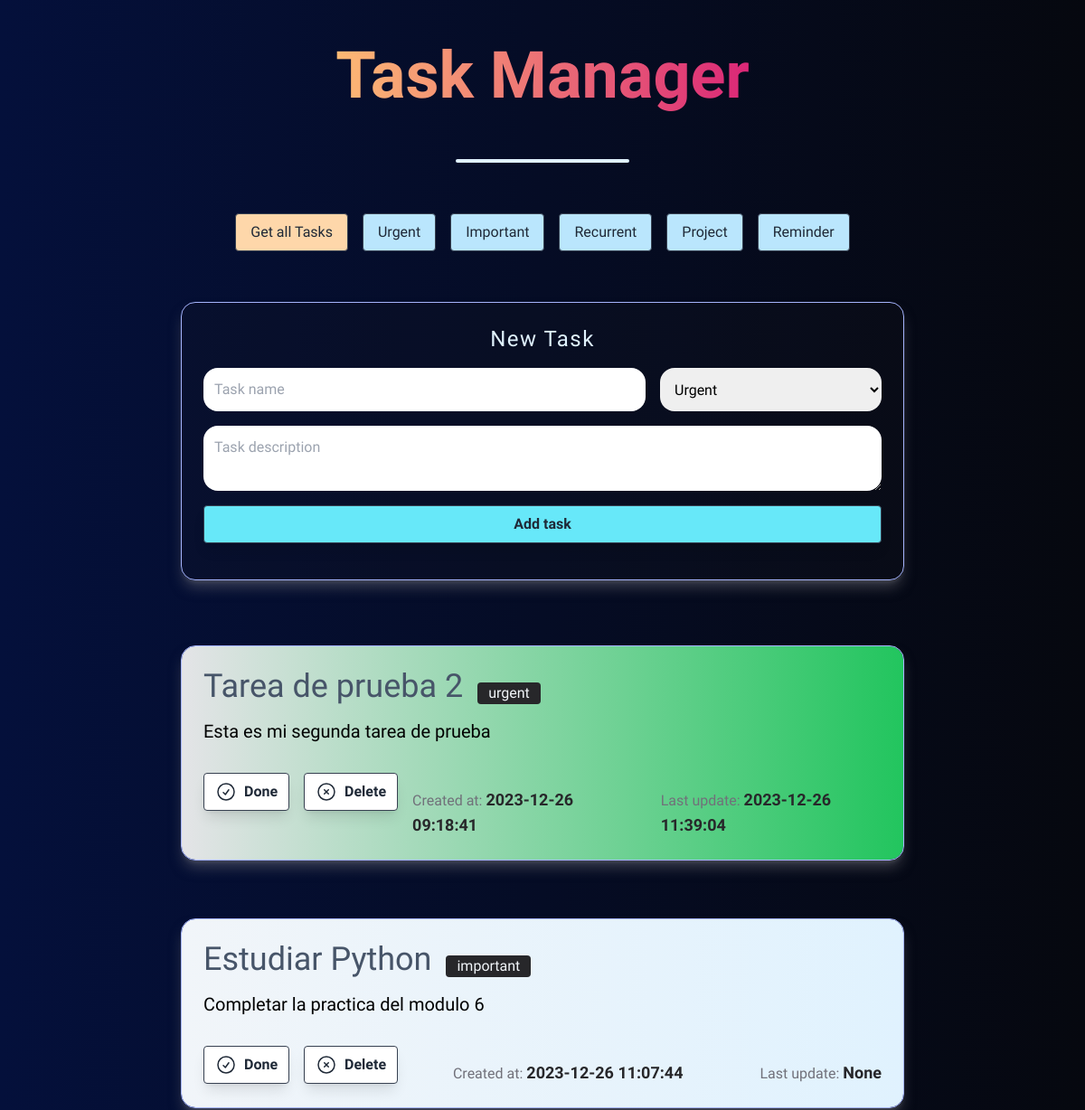
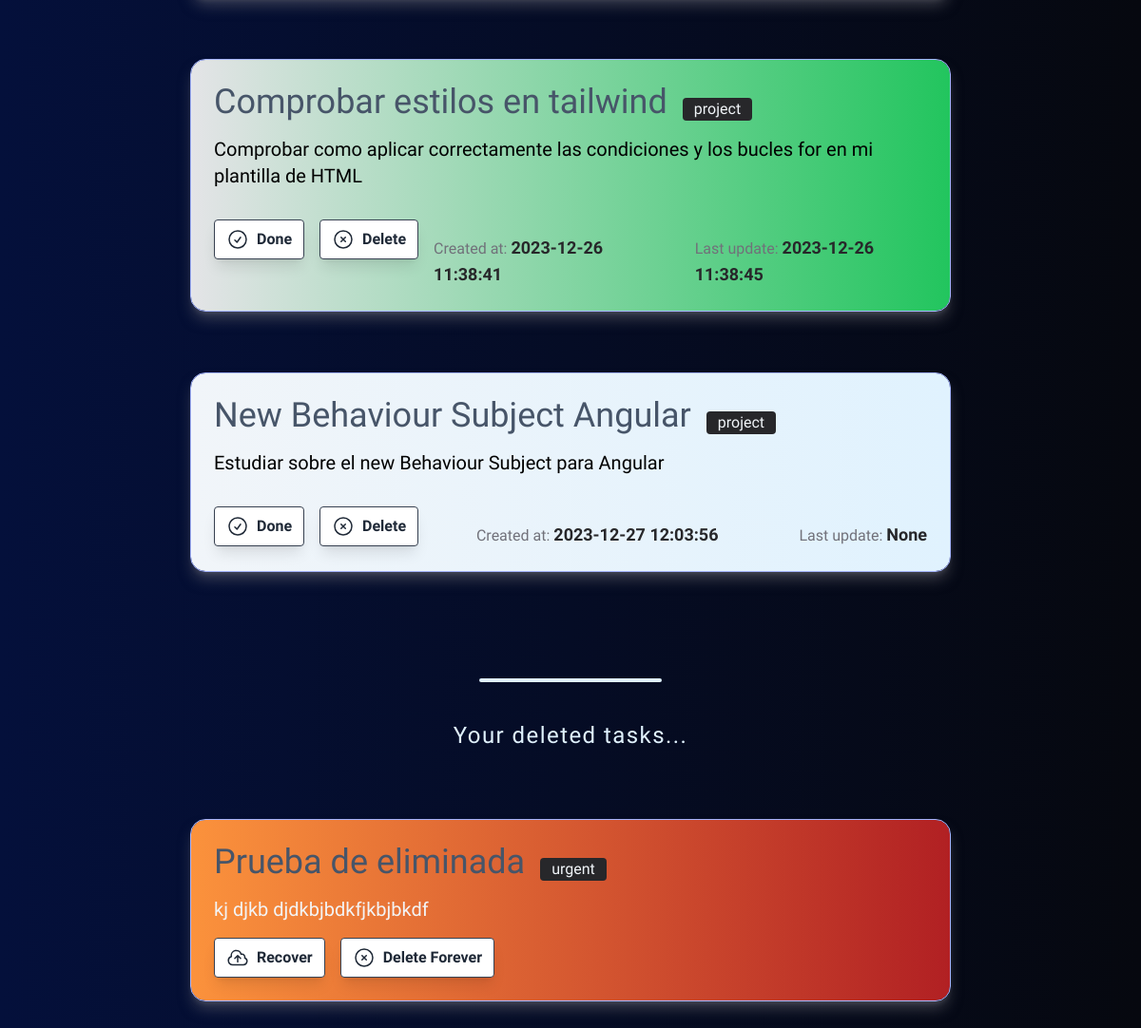
The page / on the database its author committed (2 pictures, top to bottom).
### mod_6/task_manager_beta/models.py (models this page shows, shortened)
class Task(db.Base):
    __tablename__ = "tasks"
    __table_args__={ "sqlite_autoincrement" : True}
    task_id = Column(Integer, primary_key=True)
    name = Column(String(100), nullable=False)
    description = Column(String(250))
    category = Column(String, nullable=False)
    is_done = Column(Boolean, nullable=False, default=False)
    created_at = Column(DateTime(timezone=True), server_default=func.now())
    updated_at = Column(DateTime(timezone=True), onupdate=func.now())
    deleted_at = Column(Boolean, nullable=False, default=False) # Manejo de soft-delete

### mod_6/task_manager_beta/main.py (the view)
@app.route("/")
def home():
    task_list = db.session.query(Task).filter(Task.deleted_at != 1).all()
    deleted_task_list = db.session.query(Task).filter(Task.deleted_at == 1).all()
    return render_template("index.html", task_list=task_list, deleted_task_list=deleted_task_list)

### mod_6/task_manager_beta/templates/index.html (shortened to what this page needs)
<!DOCTYPE html>
<html lang="en">
<head>
    <link rel="stylesheet" href="{{url_for('static', filename='main.css')}}">
    <script src="https://cdn.tailwindcss.com"></script>
</head>
<body>
    <main>
        <div class="flex flex-col mb-4">
            <div class="font-black text-7xl text-center mt-12 mb-4">
                <span class="bg-clip-text text-transparent bg-gradient-to-r from-orange-300 to-pink-600 cursor-pointer">Task Manager</span>
            </div>
            <hr class="w-48 h-1 mx-auto my-4 bg-sky-100 border-0 rounded md:my-10 dark:bg-gray-700">
        </div>
    </main>
    <div class="flex justify-center gap-x-4 mb-10">
        <a href="/"><button class="bg-orange-200 hover:bg-sky-800 text-gray-800 hover:text-slate-100 py-2 px-4 mb-4 border border-gray-700 rounded">Get all Tasks</button></a>
        <a href="/category/urgent"><button class="bg-sky-200 hover:bg-sky-800 text-gray-800 hover:text-slate-100 py-2 px-4 mb-4 border border-gray-700 rounded">Urgent</button></a>
        <a href="/category/important"><button class="bg-sky-200 hover:bg-sky-800 text-gray-800 hover:text-slate-100 py-2 px-4 mb-4 border border-gray-700 rounded">Important</button></a>
        <a href="/category/recurrent"><button class="bg-sky-200 hover:bg-sky-800 text-gray-800 hover:text-slate-100 py-2 px-4 mb-4 border border-gray-700 rounded">Recurrent</button></a>
        <a href="/category/project"><button class="bg-sky-200 hover:bg-sky-800 text-gray-800 hover:text-slate-100 py-2 px-4 mb-4 border border-gray-700 rounded">Project</button></a>
        <a href="/category/reminder"><button class="bg-sky-200 hover:bg-sky-800 text-gray-800 hover:text-slate-100 py-2 px-4 mb-4 border border-gray-700 rounded">Reminder</button></a>
    </div>
    <div class="flex justify-center">
        <section class="mx-20 w-8/12">
            <form action="/create-task" method="post" class="bg-zinc-900/20 flex flex-col justify-center p-6 border border-indigo-300 gap-y-4 rounded-2xl shadow-lg shadow-zinc-500/50">
                <h4 class="text-center text-2xl text-sky-100 tracking-[.06em]">New Task</h4>
                <div class="flex gap-x-4 justify-center">
                    <input type="text" name="name" placeholder="Task name" autofocus class="form-control p-3 rounded-2xl flex-1"/>
                    <select name="category" class="form-control p-3 rounded-2xl">
                        <option value="urgent">Urgent</option>
                    </select>
                </div>
                <textarea name="description" placeholder="Task description" class="form-control p-3 rounded-2xl"></textarea>
                <button type="submit" class="bg-cyan-300 hover:bg-cyan-500 text-gray-800 hover:text-slate-100 font-semibold py-2 px-4 mb-4 border border-gray-700 rounded shadow-lg">Add task</button>
            </form>
        </section>
    </div>
    <section>
        <div class="flex justify-center">
        <ul class="tasks-card-list my-10 flex flex-col w-8/12">
            {% for task in task_list %}
            <li class="my-8 card border border-indigo-300 rounded-2xl shadow-lg shadow-zinc-500/50
            {% if (task.is_done == 1) %} bg-clip-content bg-gradient-to-r from-zinc-200 to-green-500
            {% else %} bg-clip-content bg-gradient-to-r from-slate-100 to-sky-100 {% endif %}">
                <div class="p-6">
                <div class="flex gap-x-4 items-center">
                    <h4 class="text-4xl text-slate-600 mb-4">{{task.name}}</h4>
                    <h6 class="bg-zinc-800 text-slate-100 text-l rounded px-3">{{task.category}}</h6>
                </div>
                <p class="mb-8 text-xl">{{task.description}}</p>
                <div class="flex justify-between">
                    <div class="flex gap-x-4">
                        <a href="/is-done/{{task.task_id}}">
                        <button class="bg-white flex gap-x-2 hover:bg-green-300 text-gray-800 font-semibold py-2 px-3 border border-gray-700 rounded shadow-lg">
                            <svg xmlns="http://www.w3.org/2000/svg" fill="none" viewBox="0 0 24 24" stroke-width="1.5" stroke="currentColor" class="w-6 h-6">
                                <path stroke-linecap="round" stroke-linejoin="round" d="M9 12.75 11.25 15 15 9.75M21 12a9 9 0 1 1-18 0 9 9 0 0 1 18 0Z" />
                            </svg>
                            Done</button></a>
                        <div class="flex">
                            <a href="/soft-delete/{{task.task_id}}">
                            <button class="flex gap-x-2 bg-white hover:bg-pink-500 text-gray-800 font-semibold py-2 px-3 border border-gray-700 rounded shadow-lg">
                                <svg xmlns="http://www.w3.org/2000/svg" fill="none" viewBox="0 0 24 24" stroke-width="1.5" stroke="currentColor" class="w-6 h-6">
                                    <path stroke-linecap="round" stroke-linejoin="round" d="m9.75 9.75 4.5 4.5m0-4.5-4.5 4.5M21 12a9 9 0 1 1-18 0 9 9 0 0 1 18 0Z" />
                                </svg>
                                Delete
                            </button></a>
                        </div>
                    </div>
                    <p class="text-base text-zinc-500 ms-4 pt-4">Created at: <span class="text-lg font-semibold text-zinc-800">{{task.created_at}}</span></p>
                    <p class="text-base text-zinc-500 ms-10 pt-4">Last update: <span class="text-lg font-semibold text-zinc-800">{{task.updated_at}}</span></p>
                </div>
                </div>
            </li>
            {% endfor %}
        </ul>
        </div>
    </section>
    <section>
        <div>
            <hr class="w-48 h-1 mx-auto my-4 bg-sky-100 border-0 rounded md:my-10 dark:bg-gray-700">
            <h2 class="text-center text-2xl text-sky-100 tracking-[.06em]">Your deleted tasks...</h2>
            <div class="flex justify-center">
                <ul class="tasks-card-list my-10 flex flex-col w-8/12">
                    {% for deleted_task in deleted_task_list %}
                    <li class="my-8 card border border-indigo-300 bg-clip-content bg-gradient-to-r from-orange-400 to-red-600/80 rounded-2xl shadow-lg shadow-zinc-500/50">
                        <div class="p-6">
                            <div class="flex gap-x-4 items-center">
                                <h4 class="text-4xl text-slate-600 mb-4">{{deleted_task.name}}</h4>
                                <h6 class="bg-zinc-800 text-slate-100 text-l rounded px-3">{{deleted_task.category}}</h6>
                            </div>
                            <p class="text-gray-100 mb-4 text-xl">{{deleted_task.description}}</p>
                            <div class="flex justify-start gap-x-4">
                                <a href="/soft-delete/{{deleted_task.task_id}}"><button class="flex gap-x-2 bg-white hover:bg-green-300 text-gray-800 font-semibold py-2 px-3 border border-gray-700 rounded shadow-lg">
                                    Recover</button></a>
                                <a href="/delete/{{deleted_task.task_id}}"><button class="flex gap-x-2 bg-white hover:bg-red-800 text-gray-800 hover:text-white font-semibold py-2 px-3 border border-gray-700 rounded shadow-lg">
                                    <svg xmlns="http://www.w3.org/2000/svg" fill="none" viewBox="0 0 24 24" stroke-width="1.5" stroke="currentColor" class="w-6 h-6">
                                        <path stroke-linecap="round" stroke-linejoin="round" d="m9.75 9.75 4.5 4.5m0-4.5-4.5 4.5M21 12a9 9 0 1 1-18 0 9 9 0 0 1 18 0Z" />
                                    </svg>
                                    Delete Forever</button></a>
                            </div>
                        </div>
                    </li>
                    {% endfor %}
                </ul>
            </div>
        </div>
    </section>
</body>
</html>

### mod_6/task_manager_beta/static/main.css (style rules this page uses)
body { background: #000000; background: -webkit-linear-gradient(to right, #04103b, #06080f); background: linear-gradient(to right, #04103b, #06080f); font-family: 'Urbanist', sans-serif; }

### rows shown on the page
Task: name "Tarea de prueba 2", category "urgent", description "Esta es mi segunda tarea de prueba", created_at "2023-12-26 09:18:41", updated_at "2023-12-26 11:39:04"
Task: name "Estudiar Python", category "important", description "Completar la practica del modulo 6", created_at "2023-12-26 11:07:44", updated_at "None"
Task: name "Comprobar estilos en tailwind", category "project", description "Comprobar como aplicar correctamente las condiciones y los bucles for en mi plantilla de HTML", created_at "2023-12-26 11:38:41", updated_at "2023-12-26 11:38:45"
Task: name "New Behaviour Subject Angular", category "project", description "Estudiar sobre el new Behaviour Subject para Angular", created_at "2023-12-27 12:03:56", updated_at "None"
Task: name "Prueba de eliminada", category "urgent", description "kj djkb djdkbjbdkfjkbjbkdf"
